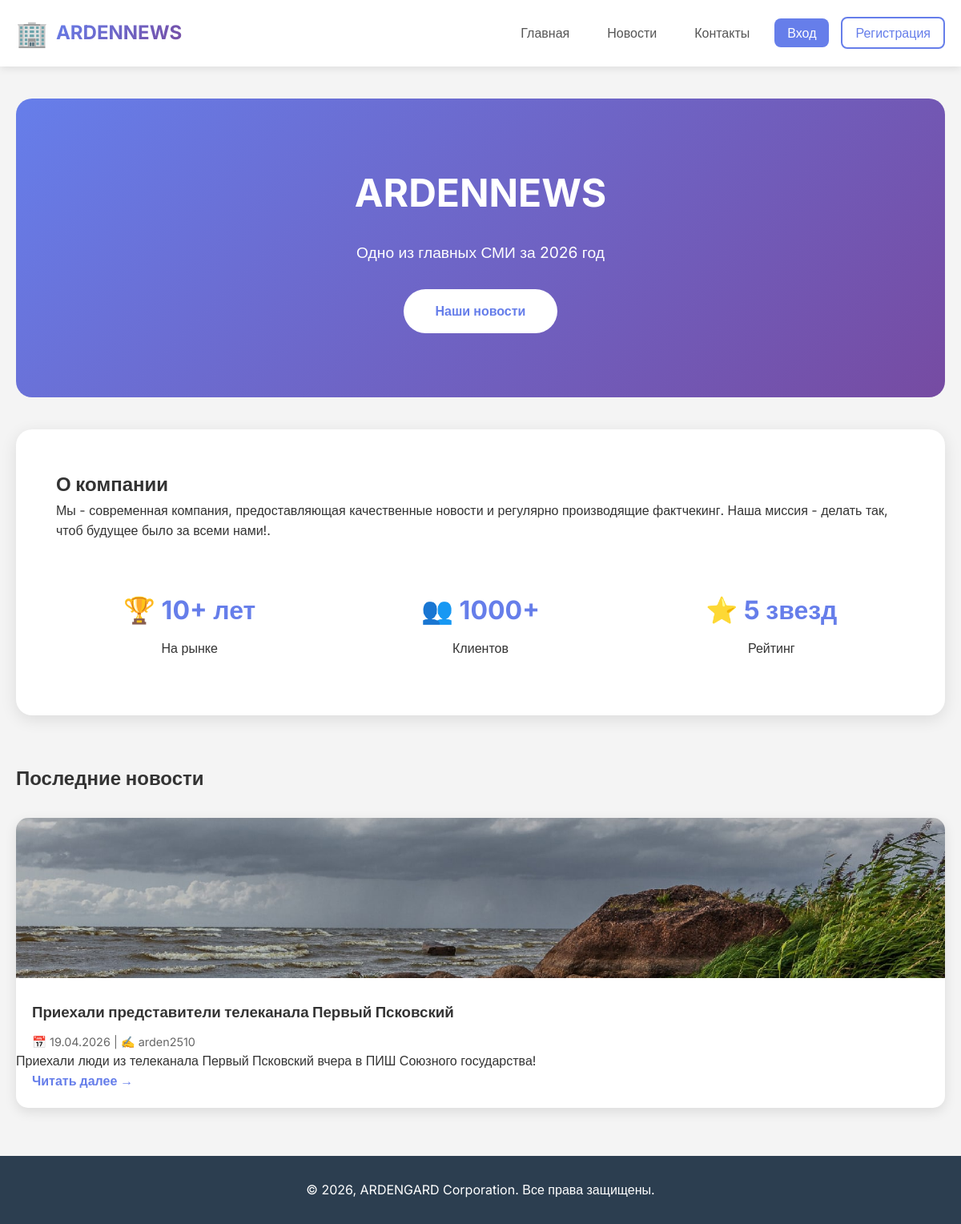
The page / on the database its author committed.
### news/models.py (models this page shows, shortened)
class News(models.Model):
    title = models.CharField('Заголовок', max_length=200)
    content = models.TextField('Содержание')
    author = models.ForeignKey(User, on_delete=models.CASCADE, verbose_name='Автор', related_name='news')
    pub_date = models.DateTimeField('Дата публикации', default=timezone.now)
    image = models.ImageField('Изображение', upload_to='news_images/', blank=True, null=True)
    created_at = models.DateTimeField('Создано', auto_now_add=True)
    updated_at = models.DateTimeField('Обновлено', auto_now=True)
    class Meta:
        verbose_name = 'Новость'
        verbose_name_plural = 'Новости'
        ordering = ['-pub_date']

### news/views.py (the view)
# urls.py: path('', news_views.index, name='index'),
def index(request):
    latest_news = News.objects.all()[:3]
    return render(request, 'index.html', {'latest_news': latest_news})

### templates/index.html (shortened to what this page needs)
{% extends 'base.html' %}
{% load static %}
{% block content %}
<div class="hero-section">
    <h1 class="hero-title">ARDENNEWS</h1>
    <p class="hero-subtitle">Одно из главных СМИ за 2026 год</p>
    <a href="{% url 'news:news_list' %}" class="btn-primary">Наши новости</a>
</div>
<div class="about-section">
    <h2>О компании</h2>
    <p>Мы - современная компания, предоставляющая качественные новости и регулярно производящие фактчекинг. Наша миссия - делать так, чтоб будущее было за всеми нами!.</p>
    <div class="features">
        <div class="feature">
            <h3>🏆 10+ лет</h3>
            <p>На рынке</p>
        </div>
        <div class="feature">
            <h3>👥 1000+</h3>
            <p>Клиентов</p>
        </div>
        <div class="feature">
            <h3>⭐ 5 звезд</h3>
            <p>Рейтинг</p>
        </div>
    </div>
</div>
<div class="latest-news">
    <h2>Последние новости</h2>
    <div class="news-grid">
        {% for news_item in latest_news %}
            <div class="news-card">
                {% if news_item.image %}
                    <img src="{{ news_item.image.url }}" alt="{{ news_item.title }}" class="news-image">
                {% endif %}
                <h3>{{ news_item.title }}</h3>
                <p class="news-meta">📅 {{ news_item.pub_date|date:"d.m.Y" }} | ✍️ {{ news_item.author.username }}</p>
                <p>{{ news_item.content|truncatewords:30 }}</p>
                <a href="{% url 'news:news_detail' news_item.pk %}" class="read-more">Читать далее →</a>
            </div>
        {% empty %}
            <p>Новостей пока нет.</p>
        {% endfor %}
    </div>
</div>
{% endblock %}

### templates/base.html (shortened to what this page needs)
<!DOCTYPE html>
<html lang="ru">
<head>
    {% load static %}
    <link rel="stylesheet" href="{% static 'css/style.css' %}">
</head>
<body>
    <nav class="navbar">
        <div class="nav-container">
            <div class="nav-brand">
                <div class="logo">🏢</div>
                <span class="brand-name">ARDENNEWS</span>
            </div>
            <ul class="nav-menu">
                <li><a href="{% url 'index' %}" class="nav-link">Главная</a></li>
                <li><a href="{% url 'news:news_list' %}" class="nav-link">Новости</a></li>
                <li><a href="{% url 'contacts' %}" class="nav-link">Контакты</a></li>
                {% if user.is_authenticated %}
                    {% if user.is_staff %}
                        <li><a href="{% url 'news:news_create' %}" class="nav-link btn-create">➕ Создать</a></li>
                    {% endif %}
                    <li class="user-info">👤 {{ user.username }}</li>
                    <li><a href="{% url 'users:profile' %}" class="nav-link">Профиль</a></li>
                    <li><a href="{% url 'users:logout' %}" class="nav-link btn-logout">Выход</a></li>
                    {% if user.is_superuser or user.is_staff %}
                        <li><a href="/admin/" class="nav-link btn-admin">Админка</a></li>
                    {% endif %}
                {% else %}
                    <li><a href="{% url 'users:login' %}" class="nav-link btn-login">Вход</a></li>
                    <li><a href="{% url 'users:register' %}" class="nav-link btn-register">Регистрация</a></li>
                {% endif %}
            </ul>
        </div>
    </nav>
    <main class="container">
        {% block content %}{% endblock %}
    </main>
    <footer class="footer">
        <div class="container">
            <p>© 2026, ARDENGARD Corporation. Все права защищены.</p>
        </div>
    </footer>
</body>
</html>

### static/css/style.css (style rules this page uses)
* { margin: 0; padding: 0; box-sizing: border-box; }
body { font-family: 'Inter', sans-serif; line-height: 1.6; color: #333; background: #f4f4f4; }
.container { max-width: 1200px; margin: 0 auto; padding: 0 20px; }
.navbar { background: white; box-shadow: 0 2px 10px rgba(0,0,0,0.1); position: sticky; top: 0; z-index: 1000; }
.nav-container { max-width: 1200px; margin: 0 auto; padding: 1rem 20px; display: flex; justify-content: space-between; align-items: center; flex-wrap: wrap; }
.nav-brand { display: flex; align-items: center; gap: 10px; }
.logo { font-size: 2rem; }
.brand-name { font-size: 1.5rem; font-weight: bold; background: linear-gradient(135deg, #667eea, #764ba2); -webkit-background-clip: text; background-clip: text; color: transparent; }
.nav-menu { display: flex; list-style: none; gap: 15px; align-items: center; flex-wrap: wrap; }
.nav-link { text-decoration: none; color: #555; font-weight: 500; padding: 8px 16px; border-radius: 8px; transition: all 0.3s; }
.btn-login { background: #667eea; color: white; }
.btn-register { border: 2px solid #667eea; color: #667eea; }
.hero-section { background: linear-gradient(135deg, #667eea 0%, #764ba2 100%); color: white; text-align: center; padding: 80px 20px; border-radius: 20px; margin: 40px 0; }
.hero-title { font-size: 3rem; margin-bottom: 20px; }
.hero-subtitle { font-size: 1.2rem; margin-bottom: 30px; }
.btn-primary { display: inline-block; padding: 15px 40px; background: white; color: #667eea; text-decoration: none; border-radius: 50px; font-weight: 600; transition: transform 0.3s; }
.about-section { background: white; padding: 50px; border-radius: 20px; margin: 40px 0; box-shadow: 0 5px 20px rgba(0,0,0,0.1); }
.features { display: grid; grid-template-columns: repeat(auto-fit, minmax(250px, 1fr)); gap: 30px; margin-top: 40px; }
.feature { text-align: center; padding: 20px; }
.feature h3 { font-size: 2rem; color: #667eea; margin-bottom: 10px; }
.latest-news { margin: 60px 0; }
.news-grid { display: grid; grid-template-columns: repeat(auto-fit, minmax(300px, 1fr)); gap: 30px; margin-top: 30px; }
.news-card { background: white; border-radius: 15px; overflow: hidden; box-shadow: 0 5px 15px rgba(0,0,0,0.1); transition: transform 0.3s; }
.news-image { width: 100%; height: 200px; object-fit: cover; }
.news-card h3 { padding: 20px 20px 10px; }
.news-meta { padding: 0 20px; color: #666; font-size: 0.9rem; }
.read-more { display: inline-block; margin: 0 20px 20px; color: #667eea; text-decoration: none; font-weight: 600; }
.footer { background: #2c3e50; color: white; text-align: center; padding: 30px; margin-top: 60px; }

### rows shown on the page
News: image (picture), title "Приехали представители телеканала Первый Псковский", pub_date "19.04.2026", author.username "arden2510", content "Приехали люди из телеканала Первый Псковский вчера в ПИШ Союзного государства!"
